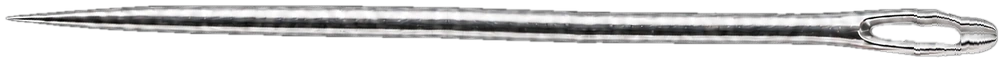
#> input picture assets/idyeah/footer-needle-dark.webp, 1000 x 61 px, given in place of pneedle-cutout-light-full.png, which was not available
$ python needle_eye_repair.py
#> lines starting #> are read from the running program, lines starting #| are printed output that depends on the picture; after the words box and inside, x2 and y2 are one past the last pixel; in counts of white or black regions, pixels touching at a corner belong together; pictures that were not available may be replaced by others from this repository, and a replacement may not be noted
#!/usr/bin/env python3
"""Rebuild the broken eye end of the footer needle cutouts.

Light: the aperture flood leaked and deleted the metal end cap -> broken open claw.
Rebuild everything right of x_R parametrically (silhouette + oval eye), shading
sampled from intact columns of the same asset.
Dark: outer silhouette is plausible; re-open the eye hole to a clean oval (junk
gray patch + wedge removed), keep real metal elsewhere.
Output: repaired full-res cutouts + 1000px webp assets into the worktree.
"""
import numpy as np
from PIL import Image, ImageFilter

S = "/private/tmp/claude-501/-Users-idyeah-studio-Documents-Business-idyeah-studio-Brand-Identity-Website-website/fbc67661-c341-4973-a277-51456ca0f7df/scratchpad"
WT = "/Users/idyeah.studio/Documents/Business/idyeah.studio/Brand Identity/Website/website/.claude/worktrees/agent-aa78b5b7f2aea8f26"


def smoothstep(t):
    t = np.clip(t, 0, 1)
    return t * t * (3 - 2 * t)


# [33 lines left out: functions sample_band, band_edges, not called in this run]


def rebuild_light():
    im = Image.open(f"{S}/pneedle-cutout-light-full.png")
#> im is the input picture: PIL image 1000x61 RGBA; mean R, G, B, A 71.7, 71.3, 71.4, 114.3
    a = np.asarray(im).copy()
    H, W = a.shape[:2]
#> H = 61; W = 1000
    rgb = a[..., :3].astype(np.float32)
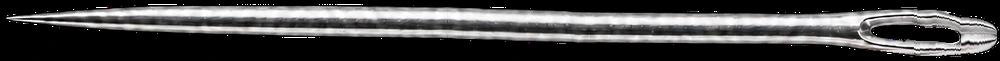
#> rgb: shape (61, 1000, 3) float32; mean R, G, B 71.7, 71.3, 71.4
    al = a[..., 3].astype(np.float32)
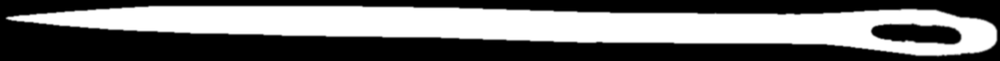
#> al: shape (61, 1000) float32; min 0, max 255, mean 114.3

    x_R = 1210          # rebuild from here
    cap0 = 1271         # hole right cap fully closed here / metal cap starts
    x_end = 1316        # outer tip of the needle end
    hole_cap0 = 1253    # hole starts rounding here

    # geometry
    def c_of(x):
        return 36.5 + 2.2 * smoothstep((x - 1194) / (1250.0 - 1194))

    # [9 lines left out: function h_of, not called in this run]

    def hole_of(x):
        if x >= cap0:
            return None
        hh = 11.5
        if x > hole_cap0:
            u = (x - hole_cap0) / float(cap0 - hole_cap0)
            hh = 11.5 * max(1.0 - u ** 2.0, 0.0) ** 0.5
        if hh < 0.8:
            return None
        ch = c_of(x) + 1.2
        return ch - hh, ch + hh

    new_rgb = rgb.copy()
    new_mask = np.zeros((H, W), np.float32)
    new_mask[al > 127] = 1.0
    new_mask[:, x_R:] = 0.0

    # reference bands from intact columns
    for x in range(x_R, min(x_end + 2, W)):
        c = c_of(x); h = h_of(x)
        if h <= 0.5:
            continue
        top = c - h; bot = c + h
        hole = hole_of(x)
        if hole is not None:
            xr = 1160 + (x - x_R) * (40.0 / (cap0 - x_R))
            t0, th0, bh0, b0 = band_edges(a[..., 3], int(round(xr)), None, None)
            if th0 is None:      # fallback ref
                th0, bh0 = t0 + 17, b0 - 14
            th, bh = hole
            n1 = max(int(round(th - top)) + 1, 2)
            band = sample_band(rgb, al, xr, t0, th0 - 1, n1)
            ys = np.arange(int(np.floor(top)), int(np.floor(top)) + n1)
            ok = (ys >= 0) & (ys < H)
            new_rgb[ys[ok], x] = band[ok]
            new_mask[ys[ok], x] = 1.0
            n2 = max(int(round(bot - bh)) + 1, 2)
            band = sample_band(rgb, al, xr, bh0 + 1, b0, n2)
            ys = np.arange(int(np.ceil(bh)), int(np.ceil(bh)) + n2)
            ok = (ys >= 0) & (ys < H)
            new_rgb[ys[ok], x] = band[ok]
            new_mask[ys[ok], x] = 1.0
        else:
            xr = 1100 + (x - cap0) * (46.0 / (x_end - cap0)) if x >= cap0 else 1146
            col = a[..., 3][:, int(round(xr))] > 127
            ys0 = np.nonzero(col)[0]
            t0, b0 = ys0.min(), ys0.max()
            n = max(int(round(bot - top)) + 1, 2)
            band = sample_band(rgb, al, xr, t0, b0, n)
            ys = np.arange(int(np.floor(top)), int(np.floor(top)) + n)
            ok = (ys >= 0) & (ys < H)
            new_rgb[ys[ok], x] = band[ok]
            new_mask[ys[ok], x] = 1.0
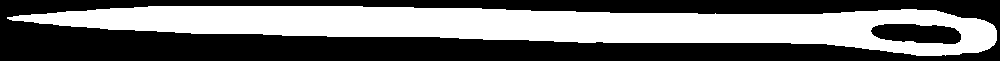
#> new_mask: shape (61, 1000) float32; values 0 (black) and 1 (white), 44.8% white; 1 white region, box (x1, y1, x2, y2) and area: (7, 6, 997, 56) 27298

    # gentle darkening toward the very tip of the cap (form shading)
    for x in range(cap0, min(x_end + 1, W)):
        u = (x - cap0) / float(x_end - cap0)
        f = 1.0 - 0.10 * smoothstep((u - 0.55) / 0.45)
        new_rgb[:, x] *= f

    # carve hole clean left of x_R where junk encroached (1180..x_R)
    for x in range(1180, x_R):
        hole = hole_of(x)
        if hole is None:
            continue
        th, bh = hole
        new_mask[int(np.ceil(th)) + 1: int(np.floor(bh)), x] = 0.0
        al[int(np.ceil(th)) + 1: int(np.floor(bh)), x] = 0.0

    return finish(a, rgb, al, new_rgb, new_mask, 1180, "light")


# [152 lines left out: functions rebuild_dark, finish, not called in this run]


if __name__ == "__main__":
#> (the run stopped early here; a loop or call above may not have finished)
